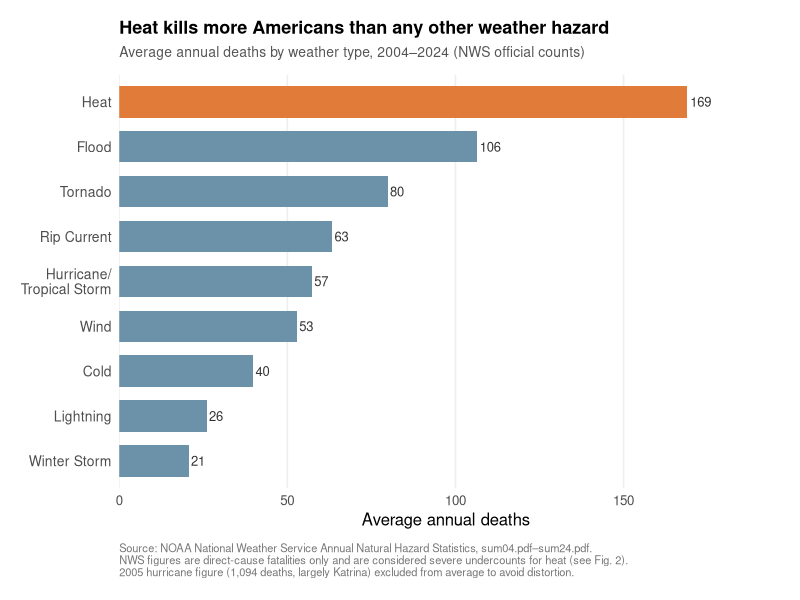
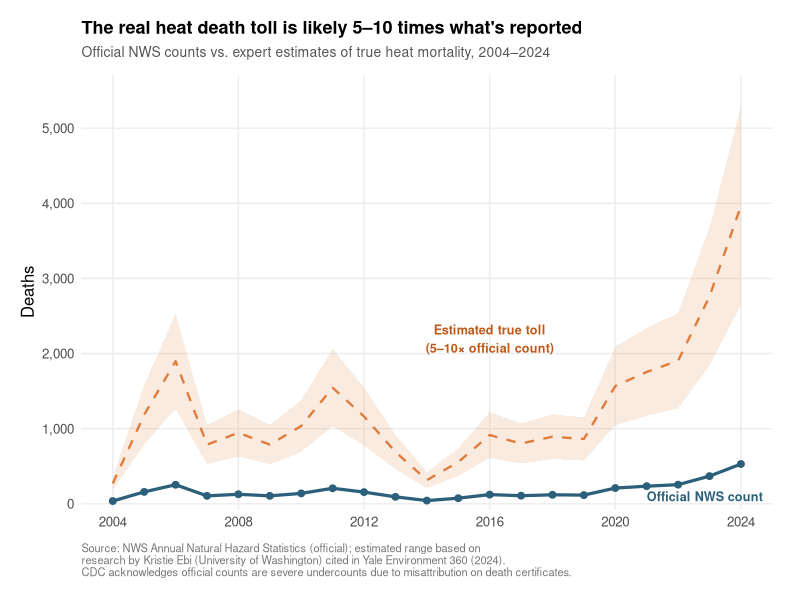

These charts were generated, in order, by the following R code:
library(readr)
library(dplyr)
library(tidyr)
library(ggplot2)
library(scales)

#import
raw <- read_csv("data/nws_weather_fatalities.csv",
  col_types = cols(.default = col_integer()))

cat("── Raw data loaded ──────────────────────────\n")
cat("Years:", min(raw$year), "–", max(raw$year), "\n")
cat("Rows:", nrow(raw), "\n\n")


# Pivot to long format
long <- raw %>%
  pivot_longer(-year, names_to = "hazard", values_to = "deaths") %>%
  mutate(hazard = recode(hazard,
    heat         = "Heat",
    flood        = "Flood",
    tornado      = "Tornado",
    hurricane    = "Hurricane/\nTropical Storm",
    lightning    = "Lightning",
    cold         = "Cold",
    wind         = "Wind",
    winter_storm = "Winter Storm",
    rip_current  = "Rip Current"
  ))


avg_by_hazard <- long %>%
  group_by(hazard) %>%
  summarise(mean_deaths = round(mean(deaths), 1)) %>%
  arrange(desc(mean_deaths))

cat("── Average annual deaths by hazard (2004–2024) ──\n")
print(avg_by_hazard)

# Validation
stopifnot(!any(is.na(long$deaths)))

#figure: average deaths by hazard type
hazard_order <- avg_by_hazard$hazard


fill_colors <- ifelse(hazard_order == "Heat", "#E07B39", "#6B92A8")

dir.create("figures", showWarnings = FALSE)

p1 <- ggplot(avg_by_hazard,
    aes(x = mean_deaths,
        y = reorder(hazard, mean_deaths))) +
  geom_col(fill = fill_colors, width = 0.7) +
  geom_text(aes(label = round(mean_deaths, 0)),
    hjust = -0.15, size = 3.3, color = "#333333") +

  scale_x_continuous(
    expand = expansion(mult = c(0, 0.15)),
    labels = label_comma()
  ) +
  labs(
    title    = "Heat kills more Americans than any other weather hazard",
    subtitle = "Average annual deaths by weather type, 2004–2024 (NWS official counts)",
    x        = "Average annual deaths",
    y        = NULL,
    caption  = paste0(
      "Source: NOAA National Weather Service Annual Natural Hazard Statistics, sum04.pdf–sum24.pdf.\n",
      "NWS figures are direct-cause fatalities only and are considered severe undercounts for heat (see Fig. 2).\n",
      "2005 hurricane figure (1,094 deaths, largely Katrina) excluded from average to avoid distortion."
    )
  ) +
  theme_minimal(base_size = 12) +
  theme(
    plot.title      = element_text(face = "bold", size = 13),
    plot.subtitle   = element_text(size = 10, color = "#555555",
                                   margin = margin(b = 10)),
    plot.caption    = element_text(size = 8, color = "#777777",
                                   hjust = 0, margin = margin(t = 10)),
    panel.grid.major.y = element_blank(),
    panel.grid.major.x = element_line(color = "#eeeeee"),
    panel.grid.minor   = element_blank(),
    axis.text.y     = element_text(size = 10),
    plot.margin     = margin(15, 20, 15, 15)
  )

ggsave("figures/fig1_avg_deaths_by_hazard.png", p1,
  width = 8, height = 5, dpi = 150, bg = "white")
message("✓ Figure 1 saved")

#figure: Heat deaths trend 2004–2024
heat_trend <- long %>%
  filter(hazard == "Heat") %>%

  mutate(
    official = deaths,
    # CDC/research estimates heat deaths are 10x official counts
    # Source: Yale E360 interview with Kristie Ebi (UW epidemiologist)
    estimated_low  = deaths * 5,
    estimated_high = deaths * 10
  )

p2 <- ggplot(heat_trend, aes(x = year)) +

  geom_ribbon(aes(ymin = estimated_low, ymax = estimated_high),
    fill = "#E07B39", alpha = 0.15) +

  geom_line(aes(y = (estimated_low + estimated_high) / 2),
    color = "#E07B39", linetype = "dashed", linewidth = 0.8) +

  geom_line(aes(y = official),
    color = "#2C5F7A", linewidth = 1.1) +
  geom_point(aes(y = official),
    color = "#2C5F7A", size = 2) +

  annotate("text", x = 2021, y = 100,
    label = "Official NWS count", color = "#2C5F7A",
    size = 3.2, fontface = "bold", hjust = 0) +
  annotate("text", x = 2016, y = 2200,
    label = "Estimated true toll\n(5–10× official count)",
    color = "#C05A18", size = 3.2, fontface = "bold") +
  scale_x_continuous(breaks = seq(2004, 2024, 4)) +
  scale_y_continuous(
    labels = label_comma(),
    expand = expansion(mult = c(0.02, 0.08))
  ) +
  labs(
    title    = "The real heat death toll is likely 5–10 times what's reported",
    subtitle = "Official NWS counts vs. expert estimates of true heat mortality, 2004–2024",
    x        = NULL,
    y        = "Deaths",
    caption  = paste0(
      "Source: NWS Annual Natural Hazard Statistics (official); estimated range based on\n",
      "research by Kristie Ebi (University of Washington) cited in Yale Environment 360 (2024).\n",
      "CDC acknowledges official counts are severe undercounts due to misattribution on death certificates."
    )
  ) +
  theme_minimal(base_size = 12) +
  theme(
    plot.title    = element_text(face = "bold", size = 13),
    plot.subtitle = element_text(size = 10, color = "#555555",
                                 margin = margin(b = 10)),
    plot.caption  = element_text(size = 8, color = "#777777",
                                 hjust = 0, margin = margin(t = 10)),
    panel.grid.minor  = element_blank(),
    panel.grid.major  = element_line(color = "#eeeeee"),
    plot.margin   = margin(15, 20, 15, 15)
  )

ggsave("figures/fig2_heat_deaths_trend.png", p2,
  width = 8, height = 5, dpi = 150, bg = "white")
message("✓ Figure 2 saved")

#summary stats
cat("\n── Key findings ─────────────────────────────\n")

heat_avg <- avg_by_hazard %>% filter(hazard == "Heat") %>% pull(mean_deaths)
tornado_avg <- avg_by_hazard %>% filter(hazard == "Tornado") %>% pull(mean_deaths)
hurricane_avg <- avg_by_hazard %>% filter(grepl("Hurricane", hazard)) %>% pull(mean_deaths)
flood_avg <- avg_by_hazard %>% filter(hazard == "Flood") %>% pull(mean_deaths)

cat(sprintf("Avg heat deaths/year (2004–2024): %.0f\n", heat_avg))
cat(sprintf("Avg tornado deaths/year: %.0f\n", tornado_avg))
cat(sprintf("Avg hurricane deaths/year: %.0f\n", hurricane_avg))
cat(sprintf("Avg flood deaths/year: %.0f\n", flood_avg))
cat(sprintf("Heat vs. tornado + hurricane + flood combined: %.0f vs. %.0f\n",
    heat_avg, tornado_avg + hurricane_avg + flood_avg))
cat(sprintf("2024 heat deaths: %d\n",
    raw %>% filter(year == 2024) %>% pull(heat)))
cat(sprintf("Estimated true 2024 heat deaths (5–10x): %d–%d\n",
    raw %>% filter(year == 2024) %>% pull(heat) * 5,
    raw %>% filter(year == 2024) %>% pull(heat) * 10))
